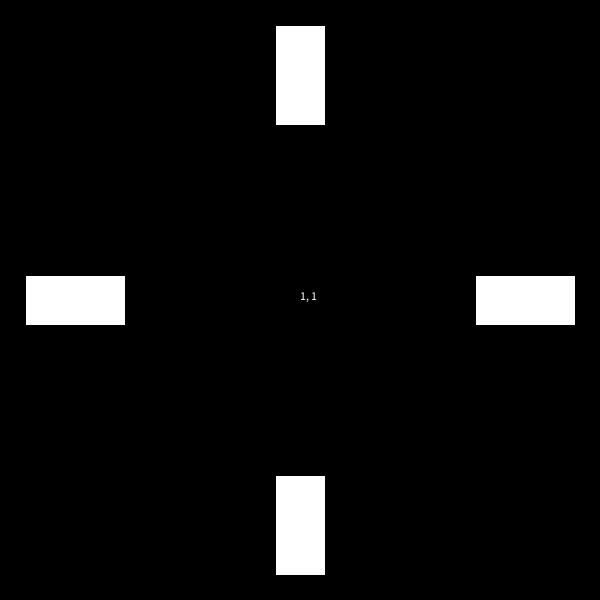
Frame 1 (no input)
Frame 60 (the mouse pressed at the canvas centre just before this capture): identical to frame 1, image omitted
Frame 120 (the mouse held since frame 60 and released just before this capture): identical to frame 1, image omitted

The Processing sketch that drew this single still picture (run headless with seeded random() and noise(); from frame 60 on, the mouse is pressed at the canvas centre):

// Processing sketch: processing_156390
// ── processing_156390.pde

int intRoomX = 1;
int intRoomY = 1;
int intButtonClick = 0;

void setup() {
  size(600,600);  
}

void draw() {
  background(0);
  checkDirections();
  printRoom();
  //intButtonClick = 0;
}

void checkDirections() {
  if (intRoomY > 0) {
    drawDirections(1,275,25,50,100);
  }
  if (intRoomY < 2) {
    drawDirections(2,275,475,50,100);
  }
  if (intRoomX > 0) {
    drawDirections(3,25,275,100,50);
  }
  if (intRoomY < 2) {
    drawDirections(4,475,275,100,50);
  }
}

void drawDirections(int intButtonNum, int intButtonX, int intButtonY, int intButtonSizeX, int intButtonSizeY) {
  fill(255);
  if ((mouseX>=intButtonX) && (mouseX<=intButtonX+intButtonSizeX) && (mouseY>=intButtonY) && (mouseY<=intButtonY+intButtonSizeY)) {
    fill(128);
    intButtonClick = intButtonNum; 
  } else {
    intButtonClick=0;
  }
  rect(intButtonX,intButtonY,intButtonSizeX,intButtonSizeY);
}

void mousePressed() {
  println("Button "+intButtonClick);
  if (intButtonClick == 1) {
    intRoomY=intRoomY+1;
  } else if (intButtonClick == 2 ) {
    intRoomY=intRoomY-1;
  } else if (intButtonClick == 3) {
    intRoomX=intRoomX+1;
  } else if (intButtonClick == 4) {
    intRoomX=intRoomX-1;
  }
  
}

void printRoom() {
  
  text(intRoomX+", "+intRoomY, 300, 300);
}
